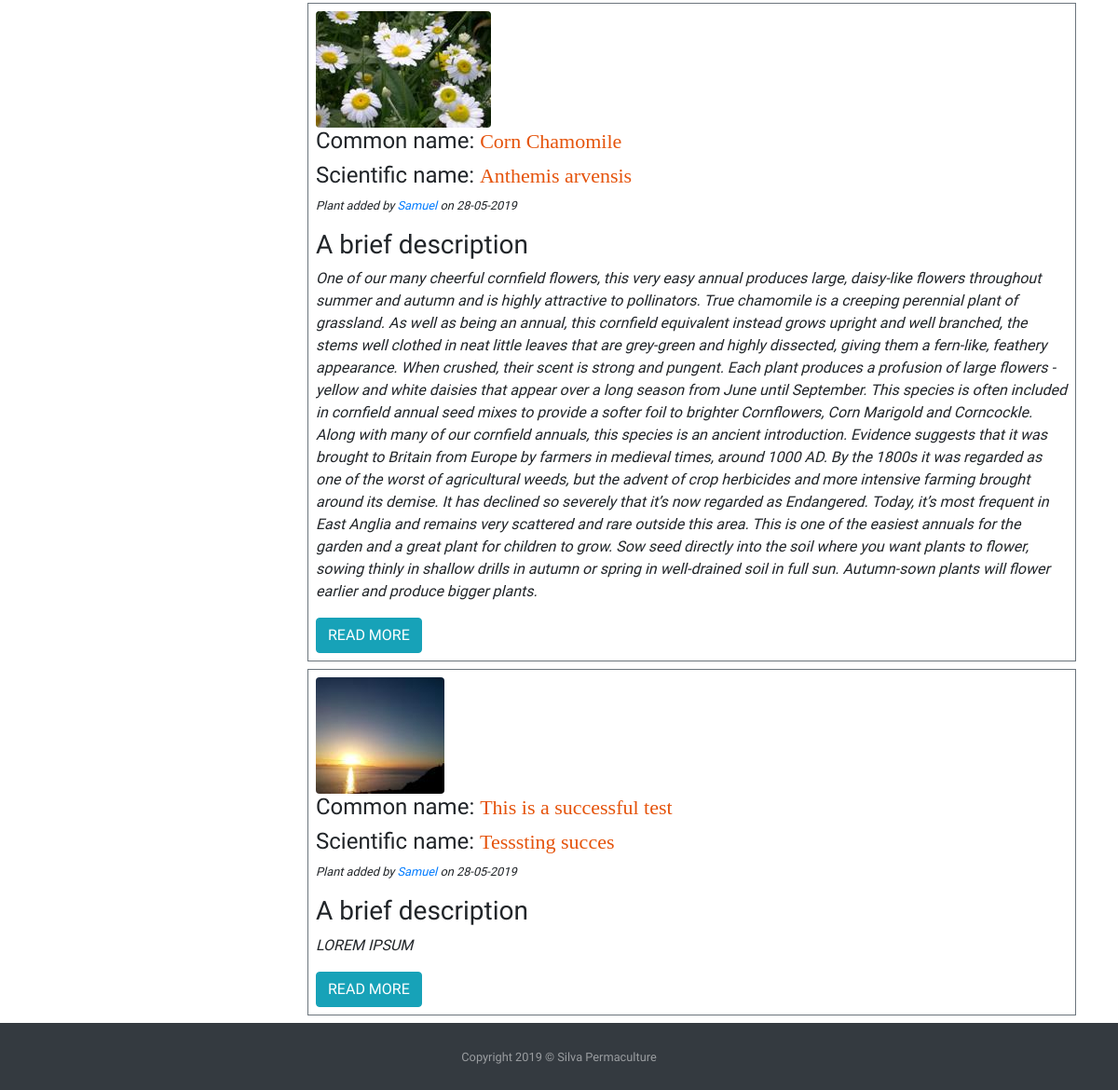
/plants (lower part), run on an earlier commit of the app's database.
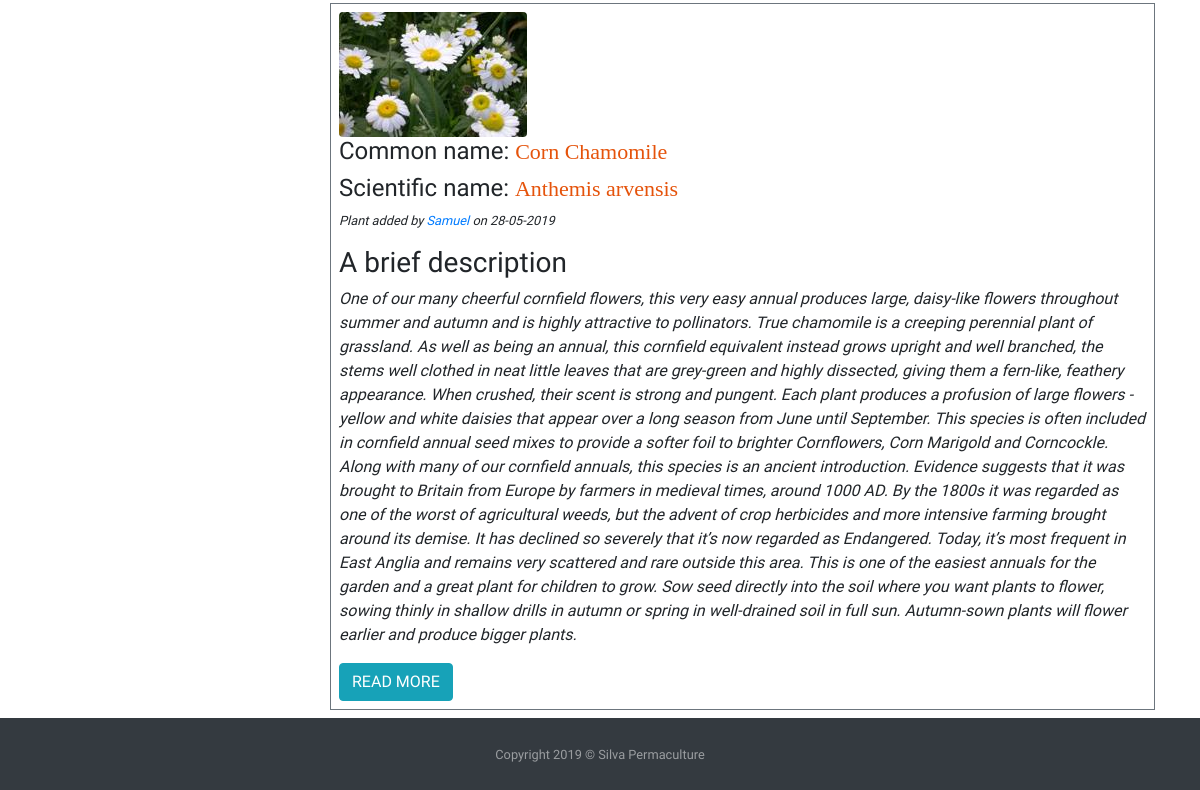
And on a later commit of the database.
### silvapermaculture/models.py (models this page shows, shortened)
class SearchitMixin(object):
    @classmethod
    def search(cls, expression, page, per_page):
        ids, total = search_index(cls.__tablename__, expression, page, per_page)
        if total == 0:
            return cls.query.filter_by(id=0), 0
        when = []
        for i in range(len(ids)):
            when.append((ids[i],i))
        return cls.query.filter(cls.id.in_(ids)).order_by(
            db.case(when, value=cls.id)), total

class Plants(SearchitMixin, db.Model):
    __searchit__ = ['common_name', 'botanical_name', 'medicinal', 'region']
    id = db.Column(db.Integer, primary_key=True)
    common_name = db.Column(db.String(40), nullable=False)
    botanical_name = db.Column(db.String(80), unique=True, nullable=False)
    short_description = db.Column(db.Text, nullable=False)
    medicinal = db.Column(db.Text, nullable=False)
    other_uses = db.Column(db.Text, nullable=False)
    habitats = db.Column(db.Text, nullable=False)
    region = db.Column(db.Text, nullable=False)
    image_file = db.Column(db.String(20), default='default_plant_pic.jpg')
    date_added = db.Column(db.DateTime, nullable=False, default=datetime.utcnow)
    user_id = db.Column(db.Integer, db.ForeignKey('user.id'), nullable=False)
    dna = db.relationship('DNA', secondary = plants_dna_table)  # Dynamic_Nutrient_Accumulated
    nfn = db.relationship('NFN', secondary = plants_nfn_table)  # Nitrogen_Fixers_Nursing

class User(db.Model, UserMixin):
    id = db.Column(db.Integer, primary_key=True)
    username = db.Column(db.String(20), unique=True, nullable=False)
    password = db.Column(db.String(60), nullable=False)
    image_file = db.Column(db.String(20), nullable=False, default = 'default.png')
    add_plants = db.relationship('Plants', backref = 'author', lazy=True)

### silvapermaculture/routes.py (the view)
@app.route("/plants")
def plants():
    plants = Plants.query.all()
    search = SearchForm()
    searchn = SearchFormN()
    return render_template('plants.html', title= 'Plants Database', plants=plants, search=search, searchn=searchn)

### silvapermaculture/forms.py (called while the page is built)
def enabled_dna():
    return DNA.query

def enabled_nfn():
    return NFN.query

### silvapermaculture/templates/plants.html (shortened to what this page needs)
{% extends "layout.html" %}
    {% block content %}
        <div class="row">
            <div class="col-12 col-lg-3 ">
            </div>
            <div class="col-12 col-lg-9">
                {% for plant in plants %}
                   <div class="my-2 p-2 border border-secondary">
                    <img class="img-fluid rounded " src="{{ url_for('static', filename='img/plants/' + plant.image_file) }}"  alt="Default plant image"/>
                    <h4 class="text-left">Common name: <span class="titles">{{ plant.common_name }}</span></h4>
                    <h4 class="text-left">Scientific name: <span class="titles">{{ plant.botanical_name }} </span></h4>
                       <p class="text-left small"><em>Plant added by <a href="#">{{ plant.author.username }}</a> on {{ plant.date_added.strftime('%d-%m-%Y') }} </em></p>
                    <h3>A brief description</h3>
                    <p class="text-left"> <em>{{ plant.short_description }}</em> </p>
                    <a class="btn btn-info" href="{{ url_for('plant', plant_id=plant.id) }}">READ MORE</a>
                   </div>
                {% endfor %}
            </div>
        </div>
    {% endblock content %} #Jinja2 allows to put the name of the block here so to know which block is closing if we have multiple.

What changed in the data, as far as the page shows it:
removed Plants: image_file (picture), common_name "This is a successful test", botanical_name "Tesssting succes", author.username "Samuel", date_added "28-05-2019", short_description "LOREM IPSUM"
